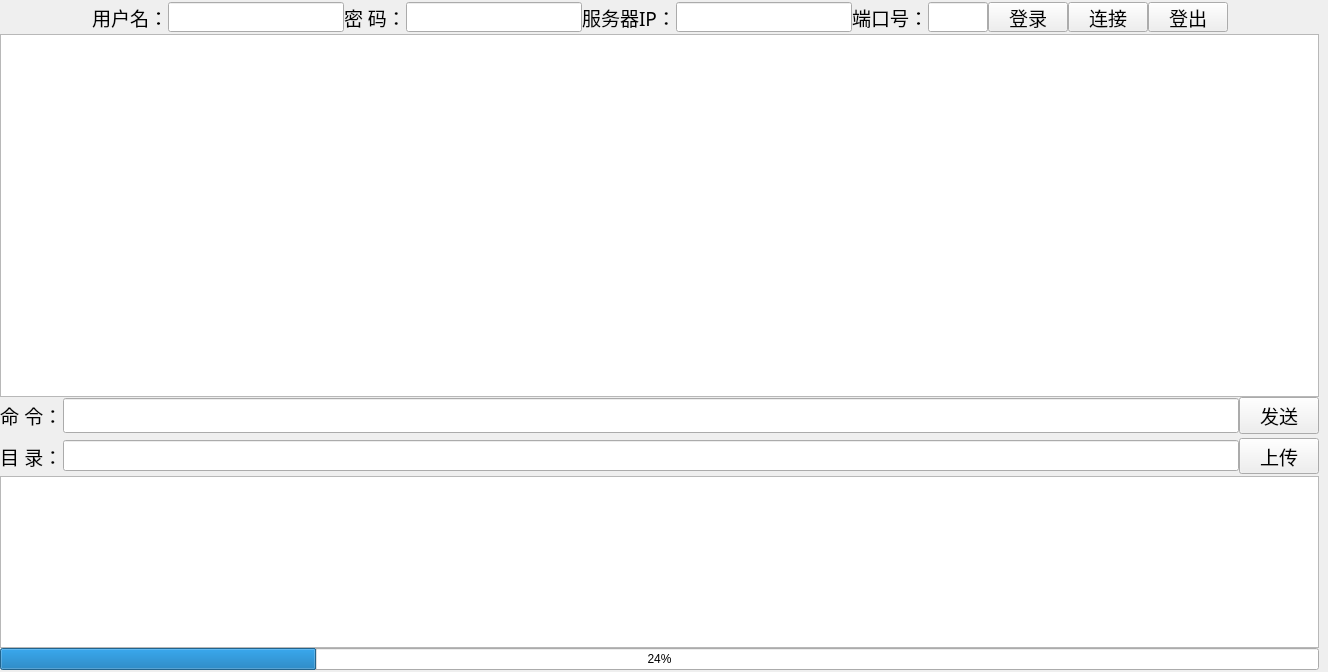
<?xml version="1.0" encoding="UTF-8"?>
<ui version="4.0">
 <class>MainWindow</class>
 <widget class="QMainWindow" name="MainWindow">
  <property name="geometry">
   <rect>
    <x>0</x>
    <y>0</y>
    <width>1328</width>
    <height>672</height>
   </rect>
  </property>
  <property name="sizePolicy">
   <sizepolicy hsizetype="Preferred" vsizetype="Preferred">
    <horstretch>0</horstretch>
    <verstretch>0</verstretch>
   </sizepolicy>
  </property>
  <property name="windowTitle">
   <string>FTP客户端</string>
  </property>
  <widget class="QWidget" name="widgetWindow">
   <property name="sizePolicy">
    <sizepolicy hsizetype="Preferred" vsizetype="Expanding">
     <horstretch>0</horstretch>
     <verstretch>0</verstretch>
    </sizepolicy>
   </property>
   <layout class="QVBoxLayout" name="verticalLayout_3">
    <property name="spacing">
     <number>0</number>
    </property>
    <property name="leftMargin">
     <number>0</number>
    </property>
    <property name="topMargin">
     <number>0</number>
    </property>
    <property name="bottomMargin">
     <number>0</number>
    </property>
    <item>
     <widget class="QWidget" name="widgetInput" native="true">
      <property name="sizePolicy">
       <sizepolicy hsizetype="Expanding" vsizetype="Fixed">
        <horstretch>0</horstretch>
        <verstretch>0</verstretch>
       </sizepolicy>
      </property>
      <property name="maximumSize">
       <size>
        <width>16777215</width>
        <height>34</height>
       </size>
      </property>
      <layout class="QHBoxLayout" name="horizontalLayout_5">
       <property name="spacing">
        <number>0</number>
       </property>
       <property name="leftMargin">
        <number>0</number>
       </property>
       <property name="topMargin">
        <number>2</number>
       </property>
       <property name="rightMargin">
        <number>0</number>
       </property>
       <property name="bottomMargin">
        <number>2</number>
       </property>
       <item>
        <spacer name="horizontalSpacer_1">
         <property name="orientation">
          <enum>Qt::Horizontal</enum>
         </property>
         <property name="sizeHint" stdset="0">
          <size>
           <width>0</width>
           <height>17</height>
          </size>
         </property>
        </spacer>
       </item>
       <item>
        <widget class="QWidget" name="widgetUsername" native="true">
         <property name="sizePolicy">
          <sizepolicy hsizetype="Minimum" vsizetype="Expanding">
           <horstretch>0</horstretch>
           <verstretch>0</verstretch>
          </sizepolicy>
         </property>
         <layout class="QHBoxLayout" name="horizontalLayout_2">
          <property name="spacing">
           <number>0</number>
          </property>
          <property name="leftMargin">
           <number>0</number>
          </property>
          <property name="topMargin">
           <number>0</number>
          </property>
          <property name="rightMargin">
           <number>0</number>
          </property>
          <property name="bottomMargin">
           <number>0</number>
          </property>
          <item>
           <widget class="QLabel" name="labelUsername">
            <property name="font">
             <font>
              <family>AcadEref</family>
              <pointsize>14</pointsize>
             </font>
            </property>
            <property name="text">
             <string>用户名：</string>
            </property>
           </widget>
          </item>
          <item>
           <widget class="QLineEdit" name="inputUsername">
            <property name="font">
             <font>
              <pointsize>14</pointsize>
             </font>
            </property>
           </widget>
          </item>
         </layout>
        </widget>
       </item>
       <item>
        <widget class="QWidget" name="widgetPassword" native="true">
         <property name="sizePolicy">
          <sizepolicy hsizetype="Minimum" vsizetype="Preferred">
           <horstretch>0</horstretch>
           <verstretch>0</verstretch>
          </sizepolicy>
         </property>
         <layout class="QHBoxLayout" name="horizontalLayout">
          <property name="spacing">
           <number>0</number>
          </property>
          <property name="leftMargin">
           <number>0</number>
          </property>
          <property name="topMargin">
           <number>0</number>
          </property>
          <property name="rightMargin">
           <number>0</number>
          </property>
          <property name="bottomMargin">
           <number>0</number>
          </property>
          <item>
           <widget class="QLabel" name="labelPassword">
            <property name="sizePolicy">
             <sizepolicy hsizetype="Minimum" vsizetype="Preferred">
              <horstretch>0</horstretch>
              <verstretch>0</verstretch>
             </sizepolicy>
            </property>
            <property name="minimumSize">
             <size>
              <width>30</width>
              <height>0</height>
             </size>
            </property>
            <property name="maximumSize">
             <size>
              <width>100</width>
              <height>100</height>
             </size>
            </property>
            <property name="font">
             <font>
              <family>AcadEref</family>
              <pointsize>14</pointsize>
             </font>
            </property>
            <property name="text">
             <string>密 码：</string>
            </property>
           </widget>
          </item>
          <item>
           <widget class="QLineEdit" name="inputPassword">
            <property name="font">
             <font>
              <pointsize>14</pointsize>
             </font>
            </property>
           </widget>
          </item>
         </layout>
        </widget>
       </item>
       <item>
        <widget class="QWidget" name="widgetIP" native="true">
         <property name="sizePolicy">
          <sizepolicy hsizetype="Minimum" vsizetype="Preferred">
           <horstretch>0</horstretch>
           <verstretch>0</verstretch>
          </sizepolicy>
         </property>
         <layout class="QHBoxLayout" name="horizontalLayout_4">
          <property name="spacing">
           <number>0</number>
          </property>
          <property name="leftMargin">
           <number>0</number>
          </property>
          <property name="topMargin">
           <number>0</number>
          </property>
          <property name="rightMargin">
           <number>0</number>
          </property>
          <property name="bottomMargin">
           <number>0</number>
          </property>
          <item>
           <widget class="QLabel" name="labelIP">
            <property name="font">
             <font>
              <family>AcadEref</family>
              <pointsize>14</pointsize>
             </font>
            </property>
            <property name="text">
             <string>服务器IP：</string>
            </property>
           </widget>
          </item>
          <item>
           <widget class="QLineEdit" name="inputIP">
            <property name="font">
             <font>
              <pointsize>14</pointsize>
             </font>
            </property>
           </widget>
          </item>
         </layout>
        </widget>
       </item>
       <item>
        <widget class="QWidget" name="widgetPort" native="true">
         <property name="sizePolicy">
          <sizepolicy hsizetype="Minimum" vsizetype="Preferred">
           <horstretch>0</horstretch>
           <verstretch>0</verstretch>
          </sizepolicy>
         </property>
         <property name="font">
          <font>
           <weight>50</weight>
           <italic>false</italic>
           <bold>false</bold>
           <underline>false</underline>
           <strikeout>false</strikeout>
          </font>
         </property>
         <layout class="QHBoxLayout" name="horizontalLayout_3">
          <property name="spacing">
           <number>0</number>
          </property>
          <property name="leftMargin">
           <number>0</number>
          </property>
          <property name="topMargin">
           <number>0</number>
          </property>
          <property name="rightMargin">
           <number>0</number>
          </property>
          <property name="bottomMargin">
           <number>0</number>
          </property>
          <item>
           <widget class="QLabel" name="labelPort">
            <property name="sizePolicy">
             <sizepolicy hsizetype="Minimum" vsizetype="Preferred">
              <horstretch>0</horstretch>
              <verstretch>0</verstretch>
             </sizepolicy>
            </property>
            <property name="font">
             <font>
              <family>AcadEref</family>
              <pointsize>14</pointsize>
              <weight>50</weight>
              <italic>false</italic>
              <bold>false</bold>
              <underline>false</underline>
              <strikeout>false</strikeout>
             </font>
            </property>
            <property name="text">
             <string>端口号：</string>
            </property>
           </widget>
          </item>
          <item>
           <widget class="QLineEdit" name="inputPort">
            <property name="sizePolicy">
             <sizepolicy hsizetype="Fixed" vsizetype="Fixed">
              <horstretch>0</horstretch>
              <verstretch>0</verstretch>
             </sizepolicy>
            </property>
            <property name="maximumSize">
             <size>
              <width>60</width>
              <height>16777215</height>
             </size>
            </property>
            <property name="font">
             <font>
              <pointsize>14</pointsize>
              <weight>50</weight>
              <italic>false</italic>
              <bold>false</bold>
              <underline>false</underline>
              <strikeout>false</strikeout>
             </font>
            </property>
           </widget>
          </item>
         </layout>
        </widget>
       </item>
       <item>
        <widget class="QPushButton" name="buttonLogin">
         <property name="maximumSize">
          <size>
           <width>80</width>
           <height>100</height>
          </size>
         </property>
         <property name="font">
          <font>
           <pointsize>14</pointsize>
          </font>
         </property>
         <property name="text">
          <string>登录</string>
         </property>
        </widget>
       </item>
       <item>
        <widget class="QPushButton" name="buttonConnect">
         <property name="maximumSize">
          <size>
           <width>80</width>
           <height>100</height>
          </size>
         </property>
         <property name="font">
          <font>
           <family>AcadEref</family>
           <pointsize>14</pointsize>
          </font>
         </property>
         <property name="text">
          <string>连接</string>
         </property>
        </widget>
       </item>
       <item>
        <widget class="QPushButton" name="buttonLogout">
         <property name="maximumSize">
          <size>
           <width>80</width>
           <height>100</height>
          </size>
         </property>
         <property name="font">
          <font>
           <family>AcadEref</family>
           <pointsize>14</pointsize>
          </font>
         </property>
         <property name="text">
          <string>登出</string>
         </property>
        </widget>
       </item>
       <item>
        <spacer name="horizontalSpacer_2">
         <property name="orientation">
          <enum>Qt::Horizontal</enum>
         </property>
         <property name="sizeHint" stdset="0">
          <size>
           <width>0</width>
           <height>17</height>
          </size>
         </property>
        </spacer>
       </item>
      </layout>
      <zorder>widgetPort</zorder>
      <zorder>widgetUsername</zorder>
      <zorder>widgetPassword</zorder>
      <zorder>widgetIP</zorder>
      <zorder>horizontalSpacer_1</zorder>
      <zorder>horizontalSpacer_2</zorder>
      <zorder>buttonLogin</zorder>
      <zorder>buttonConnect</zorder>
      <zorder>buttonLogout</zorder>
     </widget>
    </item>
    <item>
     <widget class="QWidget" name="widgetCommand" native="true">
      <property name="sizePolicy">
       <sizepolicy hsizetype="Preferred" vsizetype="Preferred">
        <horstretch>0</horstretch>
        <verstretch>0</verstretch>
       </sizepolicy>
      </property>
      <property name="minimumSize">
       <size>
        <width>400</width>
        <height>400</height>
       </size>
      </property>
      <layout class="QVBoxLayout" name="verticalLayout_2">
       <property name="spacing">
        <number>0</number>
       </property>
       <property name="leftMargin">
        <number>0</number>
       </property>
       <property name="topMargin">
        <number>0</number>
       </property>
       <property name="rightMargin">
        <number>0</number>
       </property>
       <property name="bottomMargin">
        <number>0</number>
       </property>
       <item>
        <widget class="QTextBrowser" name="textCommand">
         <property name="sizePolicy">
          <sizepolicy hsizetype="Preferred" vsizetype="Expanding">
           <horstretch>0</horstretch>
           <verstretch>0</verstretch>
          </sizepolicy>
         </property>
         <property name="font">
          <font>
           <pointsize>14</pointsize>
          </font>
         </property>
        </widget>
       </item>
       <item>
        <widget class="QWidget" name="widgetCommandInput" native="true">
         <layout class="QHBoxLayout" name="horizontalLayout_7">
          <property name="spacing">
           <number>0</number>
          </property>
          <property name="leftMargin">
           <number>0</number>
          </property>
          <property name="topMargin">
           <number>0</number>
          </property>
          <property name="rightMargin">
           <number>0</number>
          </property>
          <property name="bottomMargin">
           <number>0</number>
          </property>
          <item>
           <widget class="QLabel" name="labelCommandInput">
            <property name="font">
             <font>
              <family>Arial</family>
              <pointsize>14</pointsize>
             </font>
            </property>
            <property name="text">
             <string>命 令：</string>
            </property>
           </widget>
          </item>
          <item>
           <widget class="QLineEdit" name="inputCommandInput">
            <property name="font">
             <font>
              <family>黑体</family>
              <pointsize>14</pointsize>
             </font>
            </property>
           </widget>
          </item>
          <item>
           <widget class="QPushButton" name="buttonCommandInput">
            <property name="maximumSize">
             <size>
              <width>80</width>
              <height>16777215</height>
             </size>
            </property>
            <property name="font">
             <font>
              <family>AcadEref</family>
              <pointsize>14</pointsize>
             </font>
            </property>
            <property name="text">
             <string>发送</string>
            </property>
           </widget>
          </item>
         </layout>
        </widget>
       </item>
      </layout>
     </widget>
    </item>
    <item>
     <widget class="QWidget" name="widgetExploror" native="true">
      <property name="maximumSize">
       <size>
        <width>16777215</width>
        <height>500</height>
       </size>
      </property>
      <layout class="QVBoxLayout" name="verticalLayout">
       <property name="spacing">
        <number>0</number>
       </property>
       <property name="leftMargin">
        <number>0</number>
       </property>
       <property name="topMargin">
        <number>2</number>
       </property>
       <property name="rightMargin">
        <number>0</number>
       </property>
       <property name="bottomMargin">
        <number>2</number>
       </property>
       <item>
        <widget class="QWidget" name="widgetDir" native="true">
         <property name="sizePolicy">
          <sizepolicy hsizetype="Expanding" vsizetype="Preferred">
           <horstretch>0</horstretch>
           <verstretch>0</verstretch>
          </sizepolicy>
         </property>
         <property name="maximumSize">
          <size>
           <width>16777215</width>
           <height>40</height>
          </size>
         </property>
         <layout class="QHBoxLayout" name="horizontalLayout_6">
          <property name="spacing">
           <number>0</number>
          </property>
          <property name="leftMargin">
           <number>0</number>
          </property>
          <property name="topMargin">
           <number>2</number>
          </property>
          <property name="rightMargin">
           <number>0</number>
          </property>
          <property name="bottomMargin">
           <number>2</number>
          </property>
          <item>
           <widget class="QLabel" name="labelDir">
            <property name="font">
             <font>
              <family>Arial</family>
              <pointsize>14</pointsize>
             </font>
            </property>
            <property name="text">
             <string>目 录：</string>
            </property>
           </widget>
          </item>
          <item>
           <widget class="QLineEdit" name="inputDir">
            <property name="minimumSize">
             <size>
              <width>0</width>
              <height>30</height>
             </size>
            </property>
            <property name="font">
             <font>
              <family>Arial</family>
              <pointsize>14</pointsize>
             </font>
            </property>
           </widget>
          </item>
          <item>
           <widget class="QPushButton" name="buttonUpload">
            <property name="maximumSize">
             <size>
              <width>80</width>
              <height>700</height>
             </size>
            </property>
            <property name="font">
             <font>
              <family>AcadEref</family>
              <pointsize>14</pointsize>
             </font>
            </property>
            <property name="text">
             <string>上传</string>
            </property>
           </widget>
          </item>
         </layout>
        </widget>
       </item>
       <item>
        <widget class="QTableWidget" name="tableFile"/>
       </item>
       <item>
        <widget class="QProgressBar" name="progressBar">
         <property name="value">
          <number>24</number>
         </property>
        </widget>
       </item>
      </layout>
     </widget>
    </item>
   </layout>
  </widget>
 </widget>
 <resources/>
 <connections/>
</ui>
